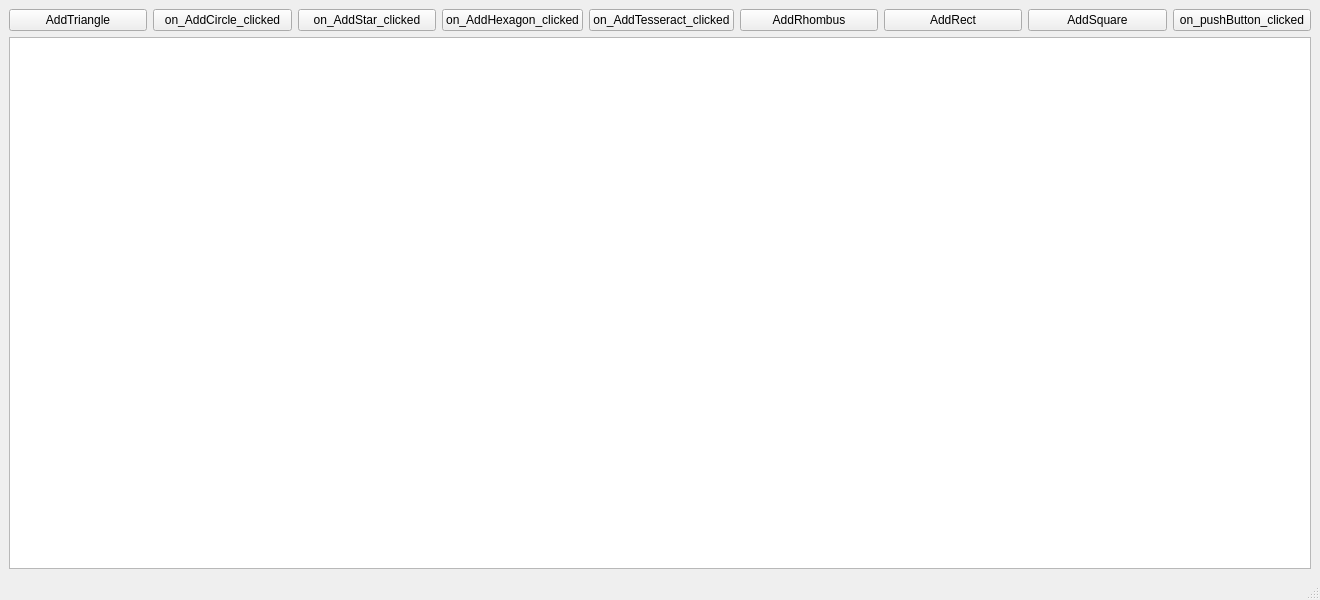
<?xml version="1.0" encoding="UTF-8"?>
<ui version="4.0">
 <class>MainWindow</class>
 <widget class="QMainWindow" name="MainWindow">
  <property name="geometry">
   <rect>
    <x>0</x>
    <y>0</y>
    <width>1320</width>
    <height>600</height>
   </rect>
  </property>
  <property name="windowTitle">
   <string>MainWindow</string>
  </property>
  <widget class="QWidget" name="centralwidget">
   <layout class="QGridLayout" name="gridLayout">
    <item row="0" column="0">
     <widget class="QPushButton" name="AddTriangle">
      <property name="text">
       <string>AddTriangle</string>
      </property>
     </widget>
    </item>
    <item row="0" column="1">
     <widget class="QPushButton" name="AddCircle">
      <property name="text">
       <string>on_AddCircle_clicked</string>
      </property>
     </widget>
    </item>
    <item row="0" column="2">
     <widget class="QPushButton" name="AddStar">
      <property name="text">
       <string>on_AddStar_clicked</string>
      </property>
     </widget>
    </item>
    <item row="0" column="3">
     <widget class="QPushButton" name="AddHexagon">
      <property name="enabled">
       <bool>true</bool>
      </property>
      <property name="text">
       <string>on_AddHexagon_clicked</string>
      </property>
     </widget>
    </item>
    <item row="0" column="4">
     <widget class="QPushButton" name="AddTesseract">
      <property name="text">
       <string>on_AddTesseract_clicked</string>
      </property>
     </widget>
    </item>
    <item row="0" column="5">
     <widget class="QPushButton" name="AddRhombus">
      <property name="text">
       <string>AddRhombus</string>
      </property>
     </widget>
    </item>
    <item row="0" column="6">
     <widget class="QPushButton" name="AddRect">
      <property name="text">
       <string>AddRect</string>
      </property>
     </widget>
    </item>
    <item row="0" column="7">
     <widget class="QPushButton" name="AddSquare">
      <property name="text">
       <string>AddSquare</string>
      </property>
     </widget>
    </item>
    <item row="0" column="8">
     <widget class="QPushButton" name="pushButton">
      <property name="text">
       <string>on_pushButton_clicked</string>
      </property>
     </widget>
    </item>
    <item row="1" column="0" colspan="9">
     <widget class="QGraphicsView" name="graphicsView"/>
    </item>
   </layout>
  </widget>
  <widget class="QMenuBar" name="menubar">
   <property name="geometry">
    <rect>
     <x>0</x>
     <y>0</y>
     <width>1320</width>
     <height>26</height>
    </rect>
   </property>
  </widget>
  <widget class="QStatusBar" name="statusbar"/>
 </widget>
 <resources/>
 <connections/>
</ui>
